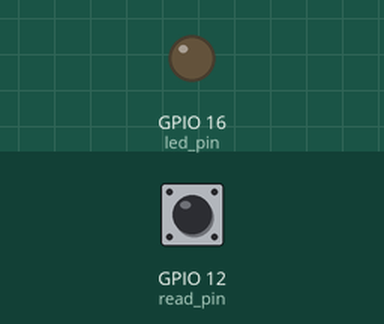
This program was run on a simulated Raspberry Pi (BCM pin numbers). On the bench: output pins drawn as LEDs (lit = HIGH). The test bench sets the inputs (shaded band); at power-on: GPIO 12 (read_pin) HIGH.

Above: at 1.2 s.
1.3 s: GPIO 12 (read_pin) pulled LOW for 0.15 s
At 2.7 s:
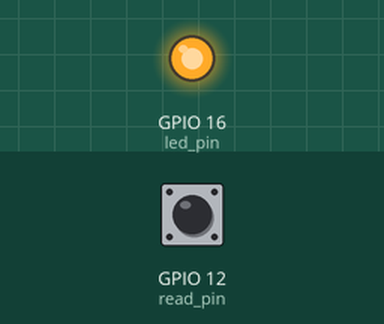
3.0 s: GPIO 12 (read_pin) pulled LOW for 1 s
At 5.2 s:
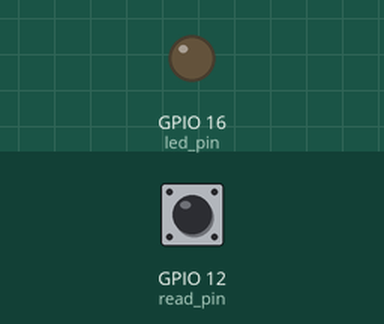
5.5 s: GPIO 12 (read_pin) pulled LOW for 3.2 s
At 9.5 s:
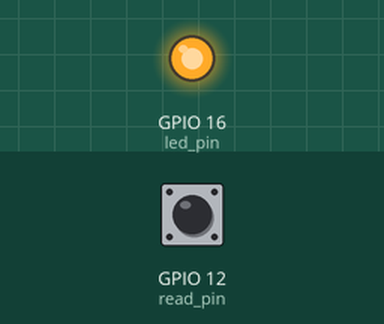
Timing chart, 0 to 11.0 s (numbered marks = the images above; inputs shaded):
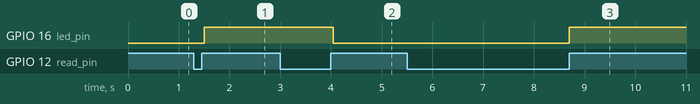

Measured:
- after the input at 1.3 s, GPIO 16 (led_pin): LOW → HIGH after 0.20 s
- after the input at 3.0 s, GPIO 16 (led_pin): HIGH → LOW after 1.1 s
- after the input at 5.5 s, GPIO 16 (led_pin): LOW → HIGH after 3.2 s

The program:

toogle_switch.py
```python
import RPi.GPIO as GPIO
from time import sleep

read_pin = 12
led_pin = 16
GPIO.setmode(GPIO.BCM)
GPIO.setup(read_pin, GPIO.IN, pull_up_down=GPIO.PUD_UP)
GPIO.setup(led_pin, GPIO.OUT)

button_state_old = 1 # In a pull-up resistor configurstion, this means
GPIO.output(led_pin, 0)
led_state = 0
# button is not held

try:
    while True:
        button_state_new = GPIO.input(read_pin)
        if button_state_old == 0 and button_state_new == 1:
            if led_state == 0:
                GPIO.output(led_pin, 1)
                led_state = 1
            elif led_state == 1:
                GPIO.output(led_pin, 0)
                led_state = 0
        button_state_old = button_state_new
        sleep(0.15)
except KeyboardInterrupt:
    GPIO.cleanup()
```
